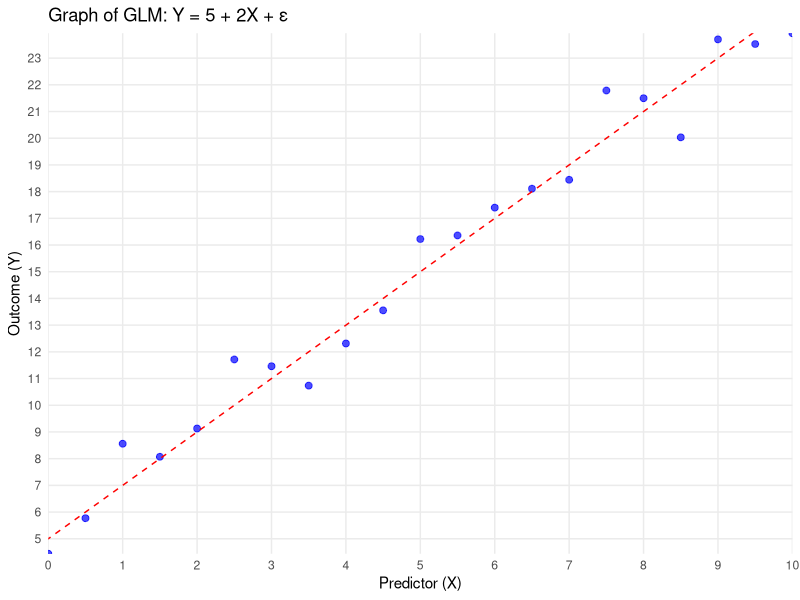
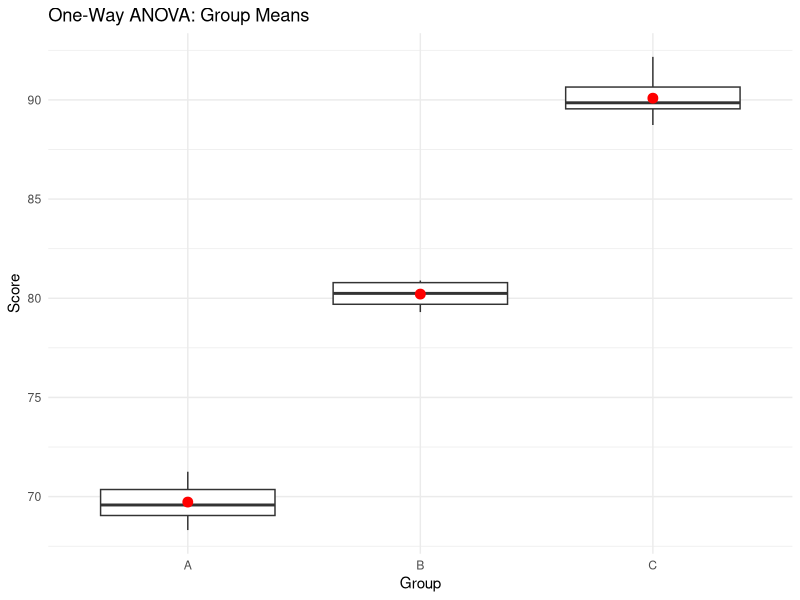
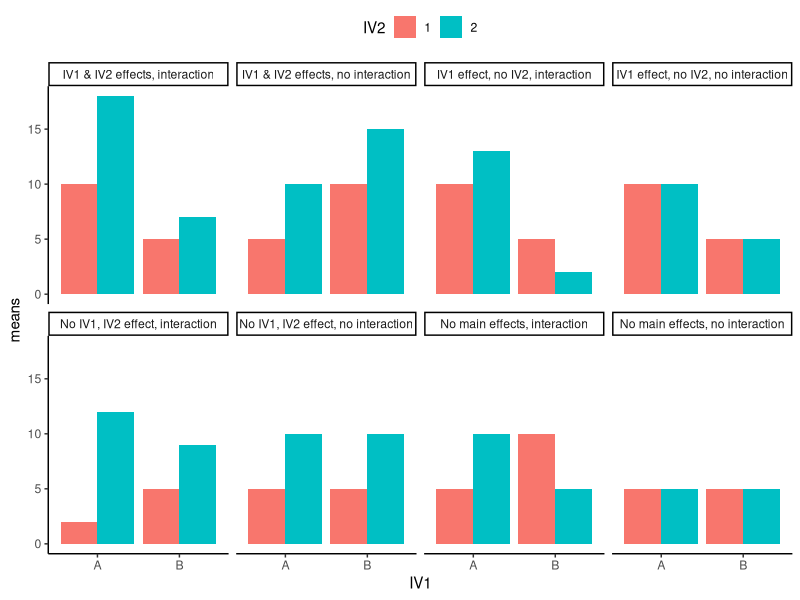

These figures' R source, in order:
## ---- chunk 1
#| echo: false
#| label: fig-glm-visual
#| fig-cap: "Graphical Representation of the General Linear Model with Intercept(5) and Slope(2)."
#| out-width: "100%"

library(ggplot2)

# Example data for GLM
set.seed(123)
x <- seq(0, 10, by = 0.5)
beta_0 <- 5  # Intercept
beta_1 <- 2  # Slope
epsilon <- rnorm(length(x), mean = 0, sd = 1)  # Random error
y <- beta_0 + beta_1 * x + epsilon  # GLM equation

data <- data.frame(x, y)

# Create the plot
ggplot(data, aes(x = x, y = y)) +
  geom_point(color = "blue", size = 2, alpha = 0.7) +  # Observed data points
  geom_abline(intercept = beta_0, slope = beta_1, color = "red", linetype = "dashed") +  # True line
  scale_x_continuous(breaks = seq(0, 10, by = 1), expand = c(0, 0)) +  # Single-unit x-axis graduations
  scale_y_continuous(breaks = seq(0, max(y) + 1, by = 1), expand = c(0, 0)) +  # Single-unit y-axis graduations
  labs(title = "Graph of GLM: Y = 5 + 2X + ε",
       x = "Predictor (X)",
       y = "Outcome (Y)") +
  theme_minimal() +
  theme(panel.grid.minor = element_blank())  # Simplify grid
## ---- chunk 2
#| echo: false
#| label: fig-anova-regression
#| fig-cap: "ANOVA as regression: Group means represented by dummy variables."
#| out-width: "100%"

library(ggplot2)

data <- data.frame(
  Group = rep(c("A", "B", "C"), each = 10),
  Score = c(rnorm(10, mean = 70), rnorm(10, mean = 80), rnorm(10, mean = 90))
)

ggplot(data, aes(x = Group, y = Score)) +
  geom_boxplot() +
  stat_summary(fun = mean, geom = "point", color = "red", size = 3) +
  labs(title = "One-Way ANOVA: Group Means",
       x = "Group", y = "Score") +
  theme_minimal()
## ---- chunk 3
#| echo: false
#| label: fig-10bar22
#| fig-cap: "Bar graphs: 8 possible outcomes in 2x2 design."
#| out-width: "100%"

library(ggplot2)

p1 <- data.frame(IV1 = c("A", "A", "B", "B"),
                 IV2 = c("1", "2", "1", "2"),
                 means = c(5, 5, 5, 5))

p2 <- data.frame(IV1 = c("A", "A", "B", "B"),
                 IV2 = c("1", "2", "1", "2"),
                 means = c(10, 10, 5, 5))

p3 <- data.frame(IV1 = c("A", "A", "B", "B"),
                 IV2 = c("1", "2", "1", "2"),
                 means = c(10, 13, 5, 2))

p4 <- data.frame(IV1 = c("A", "A", "B", "B"),
                 IV2 = c("1", "2", "1", "2"),
                 means = c(5, 10, 10, 15))

p5 <- data.frame(IV1 = c("A", "A", "B", "B"),
                 IV2 = c("1", "2", "1", "2"),
                 means = c(10, 18, 5, 7))

p6 <- data.frame(IV1 = c("A", "A", "B", "B"),
                 IV2 = c("1", "2", "1", "2"),
                 means = c(5, 10, 5, 10))

p7 <- data.frame(IV1 = c("A", "A", "B", "B"),
                 IV2 = c("1", "2", "1", "2"),
                 means = c(2, 12, 5, 9))

p8 <- data.frame(IV1 = c("A", "A", "B", "B"),
                 IV2 = c("1", "2", "1", "2"),
                 means = c(5, 10, 10, 5))

all_22s <- rbind(p1, p2, p3, p4, p5, p6, p7, p8)

type <- c(
  rep("No main effects, no interaction", 4),
  rep("IV1 effect, no IV2, no interaction", 4),
  rep("IV1 effect, no IV2, interaction", 4),
  rep("IV1 & IV2 effects, no interaction", 4),
  rep("IV1 & IV2 effects, interaction", 4),
  rep("No IV1, IV2 effect, no interaction", 4),
  rep("No IV1, IV2 effect, interaction", 4),
  rep("No main effects, interaction", 4)
)

all_22s <- cbind(all_22s, type)

ggplot(all_22s, aes(x = IV1, y = means, group = IV2, fill = IV2)) +
  geom_bar(stat = "identity", position = "dodge") +
  theme_classic() +
  facet_wrap(~type, nrow = 2) +
  theme(legend.position = "top")
